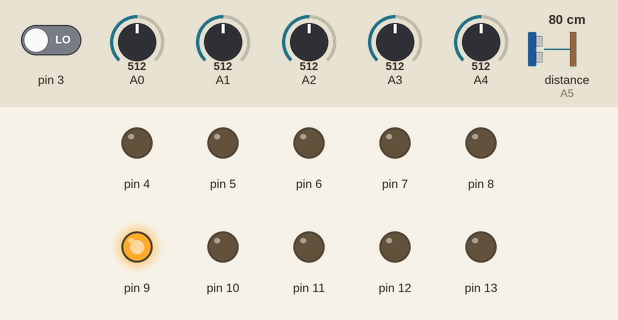
Recording of a sketch running on a simulated Arduino Leonardo, built with avr-gcc and run on an emulated ATmega32U4. Shown: output pins drawn as LEDs (lit = HIGH). The test bench sets the inputs (shaded band); at power-on: distance to the obstacle (sensor on A5) 80 cm, A0 = 512, A1 = 512, A2 = 512, A3 = 512, A4 = 512, pin 3 LOW. What the sketch prints to the serial monitor is not drawn.

Above: at 1.2 s.
1.3 s: distance to the obstacle (sensor on A5) set to 2 cm
4.3 s: A0 set to 716
7.3 s: A1 set to 716
10.3 s: A2 set to 716
13.3 s: A3 set to 716
16.3 s: A4 set to 716
Timing chart, 0 to 19.3 s (numbered marks = the images above; inputs shaded):
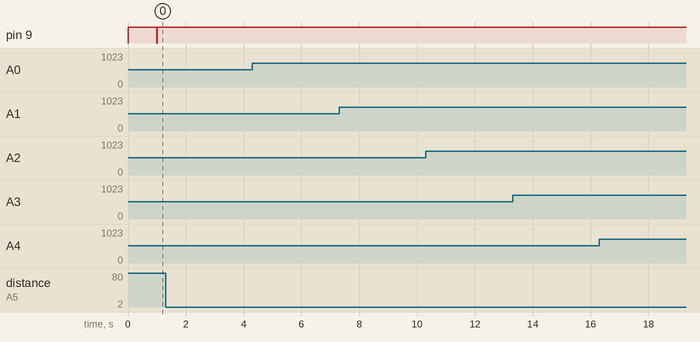

Measured:
- after the input at 1.3 s, pin 9: stops changing and stays HIGH

The sketch:

FIRMWARE_VOITURE.ino
```cpp
// NEW IN VERSION 1.6c (by Jorge Gomez):
// Fixed variable type in pin structure: pin.state should be int, not byte
// Optimized speed of execution while receiving data from computer in readSerialPort()

// NEW IN VERSION 1.6b (by Jorge Gomez):
// Added new structure arduinoPins to hold the pins information:
//  - This makes the code easier to read and modify (IMHO)
//  - Allows to change the type of pin more easily to meet non standard use of S4A
//  - Eliminates the need of having to deal with different kind of index access (ie: states[pin-4])
//  - By using an enum to hold all the possible output pin states the code is now more readable
// Changed all functions using old style pin access: configurePins(), resetPins(), readSerialPort(), updateActuator() and sendUpdateActuator()
// Fixed possible overflow every 70 minutes (2e32 us) in pulse() while using micros(). Changed for delayMicroseconds()
// Some minor coding style fixes

// NEW IN VERSION 1.6a  (by Jorge Gomez):
// Fixed compatibility with Arduino Leonardo by avoiding the use of timers
// readSerialPort() optimized:
//  - created state machine for reading the two bytes of the S4A message
//  - updateActuator() is only called if the state is changed
// Memory use optimization
// Cleaning some parts of code
// Avoid using some global variables

// NEW IN VERSION 1.6:
// Refactored reset pins
// Merged code for standard and CR servos
// Merged patch for Leonardo from Peter Mueller (many thanks for this!)

// NEW IN VERSION 1.5:
// Changed pin 8 from standard servo to normal digital output

// NEW IN VERSION 1.4:
// Changed Serial.print() for Serial.write() in ScratchBoardSensorReport function to make it compatible with latest Arduino IDE (1.0)

// NEW IN VERSION 1.3:
// Now it works on GNU/Linux. Also tested with MacOS and Windows 7.
// timer2 set to 20ms, fixing a glitch that made this period unstable in previous versions.
// readSerialport() function optimized.
// pulse() modified so that it receives pulse width as a parameter instead using a global variable.
// updateServoMotors changes its name as a global variable had the same name.
// Some minor fixes.

#include <NewPing.h> // ajoute la bibliothÃ¨que du capteur ultrason

NewPing sonar(2, A5, 100); // crÃ©Ã© un objet sonar
int distance;

typedef enum {
  input, servomotor, pwm, digital,x }
pinType;

typedef struct pin {
  pinType type;       //Type of pin
  int state;         //State of an output
  //byte value;       //Value of an input. Not used by now. TODO
};

pin arduinoPins[14];  //Array of struct holding 0-13 pins information

unsigned long lastDataReceivedTime = millis();
float distancia;
unsigned long pulso;

int essai = 10;

void setup()
{
  Serial.begin(38400);
  Serial.flush();
  configurePins();
  resetPins();
}

void loop()
{
  static unsigned long timerCheckUpdate = millis();
  //digitalWrite(8,1);
  digitalWrite(9,1);
  if (millis()-timerCheckUpdate>=20)
  {
    sendUpdateServomotors();
    sendSensorValues();
    timerCheckUpdate=millis();
  }

  readSerialPort();
}

void configurePins()
{
  arduinoPins[0].type=input;
  arduinoPins[1].type=input;
  arduinoPins[2].type=input;
  arduinoPins[3].type=input;
  arduinoPins[4].type=servomotor;
  arduinoPins[5].type=pwm;
  arduinoPins[6].type=pwm;
  arduinoPins[7].type=servomotor;
  arduinoPins[8].type=digital;
  arduinoPins[9].type=digital;
  arduinoPins[10].type=digital; //a mettre en com
  arduinoPins[11].type=digital;
  arduinoPins[12].type=digital;
  arduinoPins[13].type=digital;
}

void resetPins() {
  for (byte index=0; index <=13; index++)
  {
    if (arduinoPins[index].type!=input)
    {
      pinMode(index, OUTPUT);
      if (arduinoPins[index].type==servomotor)
      {
        arduinoPins[index].state = 255;
        servo (index, 255);
      }
      else
      {
        arduinoPins[index].state=0;
        digitalWrite(index,LOW);
      }
    }
  }
}

void sendSensorValues()
{
  unsigned int sensorValues[6], readings[5];
  byte sensorIndex;

  for (sensorIndex = 0; sensorIndex < 5; sensorIndex++) //for analog sensors, calculate the median of 5 sensor readings in order to avoid variability and power surges
  {
    for (byte p = 0; p < 5; p++)
      readings[p] = analogRead(sensorIndex);
    insertionSort(readings, 5); //sort readings
    sensorValues[sensorIndex] = readings[2]; //select median reading
  }

  //send analog sensor values
  for (sensorIndex = 0; sensorIndex < 5; sensorIndex++)
    ScratchBoardSensorReport(sensorIndex, sensorValues[sensorIndex]);

  //send digital sensor values
  distance = quelleDistance();
  if (distance !=0){
  ScratchBoardSensorReport(5, distance);
  }
  ScratchBoardSensorReport(6, digitalRead(2)?1023:0);
  ScratchBoardSensorReport(7, digitalRead(3)?1023:0);
}

void insertionSort(unsigned int* array, unsigned int n)
{
  for (int i = 1; i < n; i++)
    for (int j = i; (j > 0) && ( array[j] < array[j-1] ); j--)
      swap( array, j, j-1 );
}

void swap(unsigned int* array, unsigned int a, unsigned int b)
{
  unsigned int temp = array[a];
  array[a] = array[b];
  array[b] = temp;
}

void ScratchBoardSensorReport(byte sensor, int value) //PicoBoard protocol, 2 bytes per sensor
{
  Serial.write( B10000000
    | ((sensor & B1111)<<3)
    | ((value>>7) & B111));
  Serial.write( value & B1111111);
}

void readSerialPort()
{
  byte pin;
  int newVal;
  static byte actuatorHighByte, actuatorLowByte;
  static byte readingSM = 0;

  if (Serial.available())
  {
    if (readingSM == 0)
    {
      actuatorHighByte = Serial.read();
      if (actuatorHighByte >= 128) readingSM = 1;
    }
    else if (readingSM == 1)
    {
      actuatorLowByte = Serial.read();
      if (actuatorLowByte < 128) readingSM = 2;
      else readingSM = 0;
    }

    if (readingSM == 2)
    {
      lastDataReceivedTime = millis();
      pin = ((actuatorHighByte >> 3) & 0x0F);
      newVal = ((actuatorHighByte & 0x07) << 7) | (actuatorLowByte & 0x7F);

      if(arduinoPins[pin].state != newVal)
      {
        arduinoPins[pin].state = newVal;
        updateActuator(pin);
      }
      readingSM = 0;
    }
  }
  else checkScratchDisconnection();
}

void reset() //with xbee module, we need to simulate the setup execution that occurs when a usb connection is opened or closed without this module
{
  resetPins();        // reset pins
  sendSensorValues(); // protocol handshaking
  lastDataReceivedTime = millis();
}

void updateActuator(byte pinNumber)
{
  if (arduinoPins[pinNumber].type==digital) digitalWrite(pinNumber, arduinoPins[pinNumber].state);
  else if (arduinoPins[pinNumber].type==pwm) analogWrite(pinNumber, arduinoPins[pinNumber].state);
}

void sendUpdateServomotors()
{
  for (byte p = 0; p < 10; p++)
    if (arduinoPins[p].type == servomotor) servo(p, arduinoPins[p].state);
}

void servo (byte pinNumber, byte angle)
{
  if (angle != 255)
    pulse(pinNumber, (angle * 10) + 600);
}

void pulse (byte pinNumber, unsigned int pulseWidth)
{
  digitalWrite(pinNumber, HIGH);
  delayMicroseconds(pulseWidth);
  digitalWrite(pinNumber, LOW);
}

void checkScratchDisconnection() //the reset is necessary when using an wireless arduino board (because we need to ensure that arduino isn't waiting the actuators state from Scratch) or when scratch isn't sending information (because is how serial port close is detected)
{
  if (millis() - lastDataReceivedTime > 1000) reset(); //reset state if actuators reception timeout = one second
}

int quelleDistance()
{
  unsigned int uS = sonar.ping();
  int cm = uS/US_ROUNDTRIP_CM;
  //if (cm==0){
  //  quelleDistance();
  //}
  return cm;
}
```
